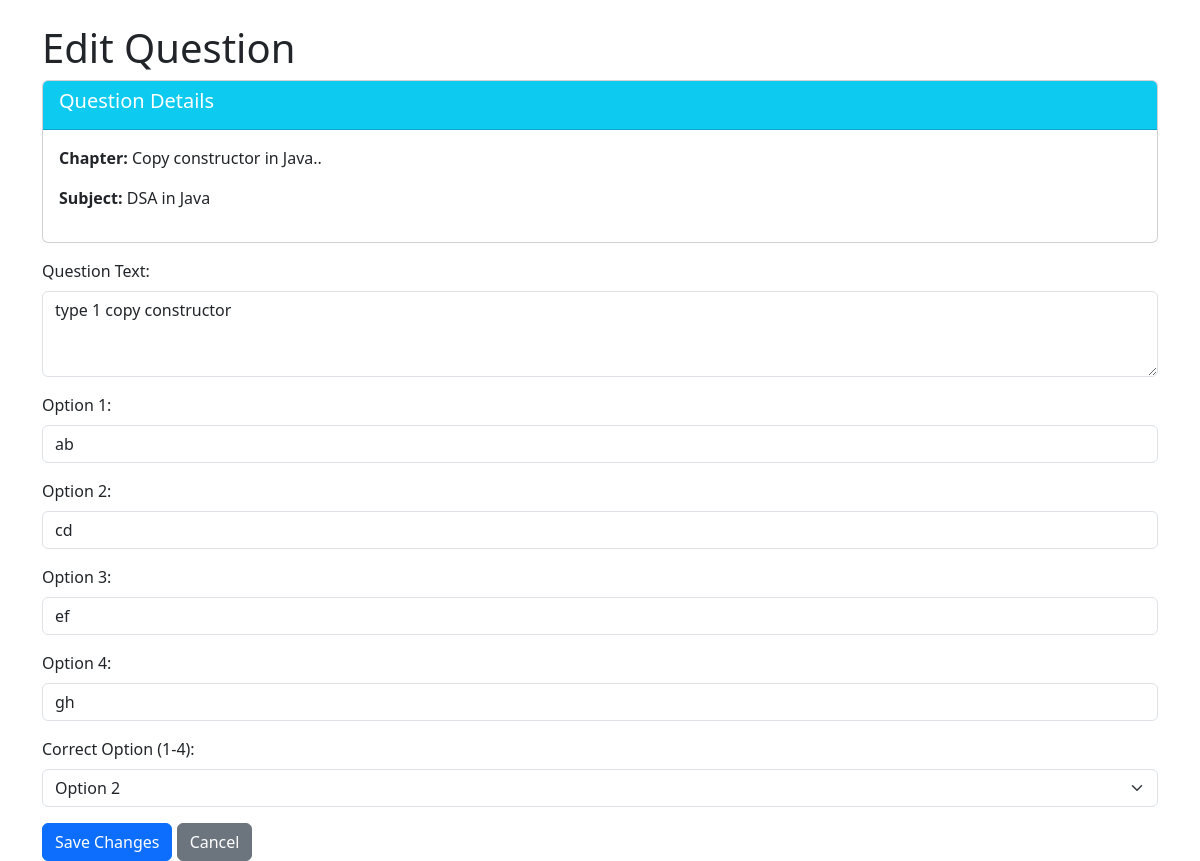
Page /edit_question/1 (signed in) on the committed database.
### models.py (models this page shows)
class Chapter(db.Model):
    __tablename__ = 'chapters'
    id = db.Column(db.Integer, primary_key=True)
    name = db.Column(db.String(100), nullable=False)
    subject_id = db.Column(db.Integer, db.ForeignKey('subjects.id'), nullable=False)
    questions = db.relationship('Question', backref='chapter', lazy=True, cascade='all, delete-orphan')
    quizzes = db.relationship('Quiz', backref='chapter', lazy=True, cascade='all, delete-orphan')

class Subject(db.Model):
    __tablename__ = 'subjects'
    id = db.Column(db.Integer, primary_key=True)
    name = db.Column(db.String(100), nullable=False)
    desc = db.Column(db.String(200), nullable=False)
    chapters = db.relationship('Chapter', backref='subject', lazy=True, cascade='all, delete-orphan')

class Question(db.Model):
    __tablename__ = 'questions'
    id = db.Column(db.Integer, primary_key=True)
    question_text = db.Column(db.String(500), nullable=False)
    option1 = db.Column(db.String(200), nullable=False)
    option2 = db.Column(db.String(200), nullable=False)
    option3 = db.Column(db.String(200), nullable=False)
    option4 = db.Column(db.String(200), nullable=False)
    correct_option = db.Column(db.String(200), nullable=False)
    chapter_id = db.Column(db.Integer, db.ForeignKey('chapters.id', ondelete='CASCADE'), nullable=False)
    quiz_assignments = db.relationship('QuizQuestion', backref='question', lazy=True, cascade='all, delete-orphan')

### controllers/default_controllers.py (the view, shortened to what this page needs)
@app.route('/edit_question/<int:question_id>', methods=['GET', 'POST'])
def edit_question(question_id):
    if 'admin_name' not in session:
        flash('You need to log in as admin first.', 'warning')
        return redirect(url_for('home'))
    question = Question.query.get_or_404(question_id)
    chapter = Chapter.query.get_or_404(question.chapter_id)
    return render_template('edit_question.html', question=question, chapter=chapter)

### templates/edit_question.html (shortened to what this page needs)
<!DOCTYPE html>
<html lang="en">
<head>
    <link href="https://cdn.jsdelivr.net/npm/bootstrap@5.3.0-alpha1/dist/css/bootstrap.min.css" rel="stylesheet">
</head>
<body>
    <div class="container mt-4">
        <h1>Edit Question</h1>
        <div class="card mb-3">
            <div class="card-header bg-info text-white">
                <h5>Question Details</h5>
            </div>
            <div class="card-body">
                <p><strong>Chapter:</strong> {{ chapter.name }}</p>
                <p><strong>Subject:</strong> {{ chapter.subject.name }}</p>
            </div>
        </div>
        <form method="POST">
            <div class="mb-3">
                <label for="question_text" class="form-label">Question Text:</label>
                <textarea class="form-control" id="question_text" name="question_text" rows="3" required>{{ question.question_text }}</textarea>
            </div>
            <div class="mb-3">
                <label for="option1" class="form-label">Option 1:</label>
                <input type="text" class="form-control" id="option1" name="option1" value="{{ question.option1 }}" required>
            </div>
            <div class="mb-3">
                <label for="option2" class="form-label">Option 2:</label>
                <input type="text" class="form-control" id="option2" name="option2" value="{{ question.option2 }}" required>
            </div>
            <div class="mb-3">
                <label for="option3" class="form-label">Option 3:</label>
                <input type="text" class="form-control" id="option3" name="option3" value="{{ question.option3 }}" required>
            </div>
            <div class="mb-3">
                <label for="option4" class="form-label">Option 4:</label>
                <input type="text" class="form-control" id="option4" name="option4" value="{{ question.option4 }}" required>
            </div>
            <div class="mb-3">
                <label for="correct_option" class="form-label">Correct Option (1-4):</label>
                <select class="form-select" id="correct_option" name="correct_option" required>
                    <option value="2" {% if question.correct_option == '2' %}selected{% endif %}>Option 2</option>
                </select>
            </div>
            <button type="submit" class="btn btn-primary">Save Changes</button>
            <a href="{{ url_for('view_chapter_questions', chapter_id=chapter.id) }}" class="btn btn-secondary">Cancel</a>
        </form>
    </div>
</body>
</html>

### rows in the picture
Chapter: name "Copy constructor in Java.."
Subject: subject.name "DSA in Java"
Question: question_text "type 1 copy constructor", option1 "ab", option2 "cd", option3 "ef", option4 "gh", correct_option "Option 2"
